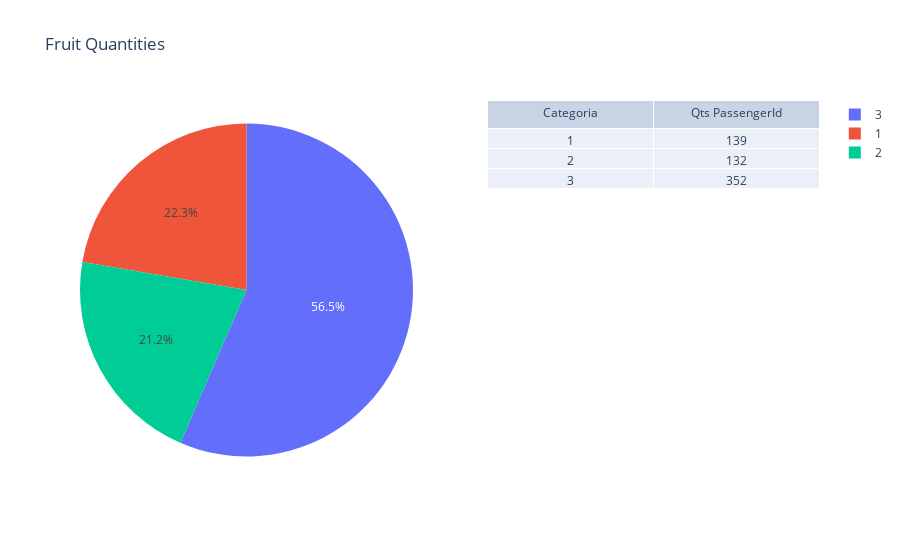

Here is the notebook cell this chart was saved with:
### Code cell


### Figure 1 — Plotly figure (JSON) as saved in the notebook; plotly's stock layout.template omitted (floating-point values rounded to 4 significant figures)
{"data": [{"domain": {"x": [0, 0.45], "y": [0, 1]}, "labels": [1, 2, 3], "type": "pie", "values": [139, 132, 352]}, {"cells": {"values": [[1, 2, 3], [139, 132, 352]]}, "domain": {"x": [0.55, 1], "y": [0, 1]}, "header": {"values": ["Categoria", "Qts PassengerId"]}, "type": "table"}], "layout": {"title": {"text": "Fruit Quantities"}}}
